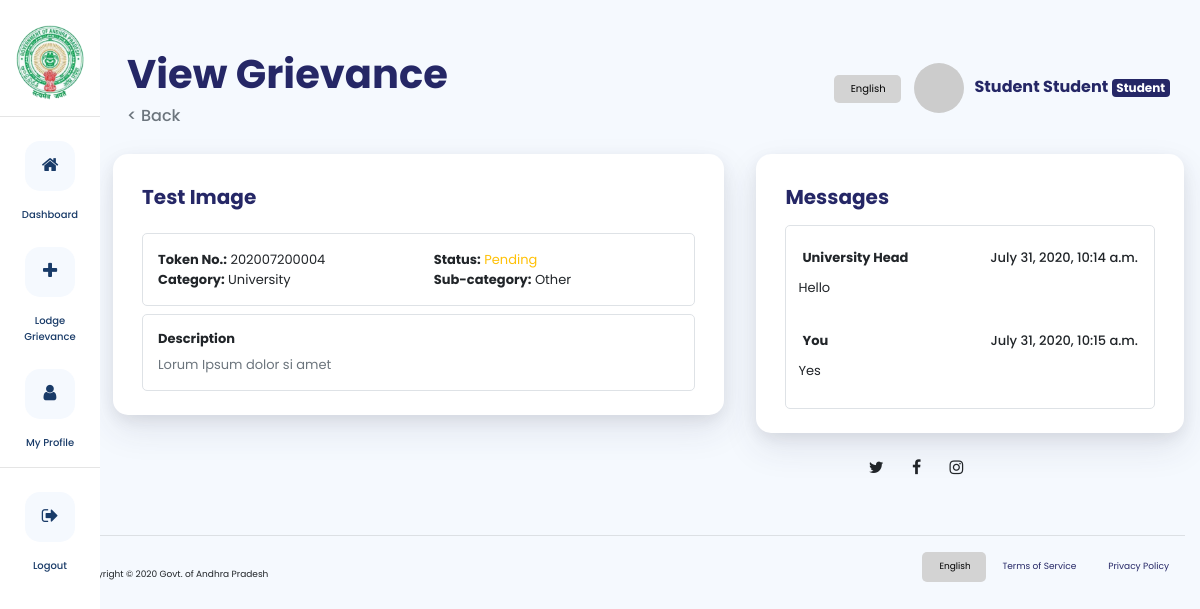
The app's page /dashboard/view/grievance/202007200004/ (signed in), older data.
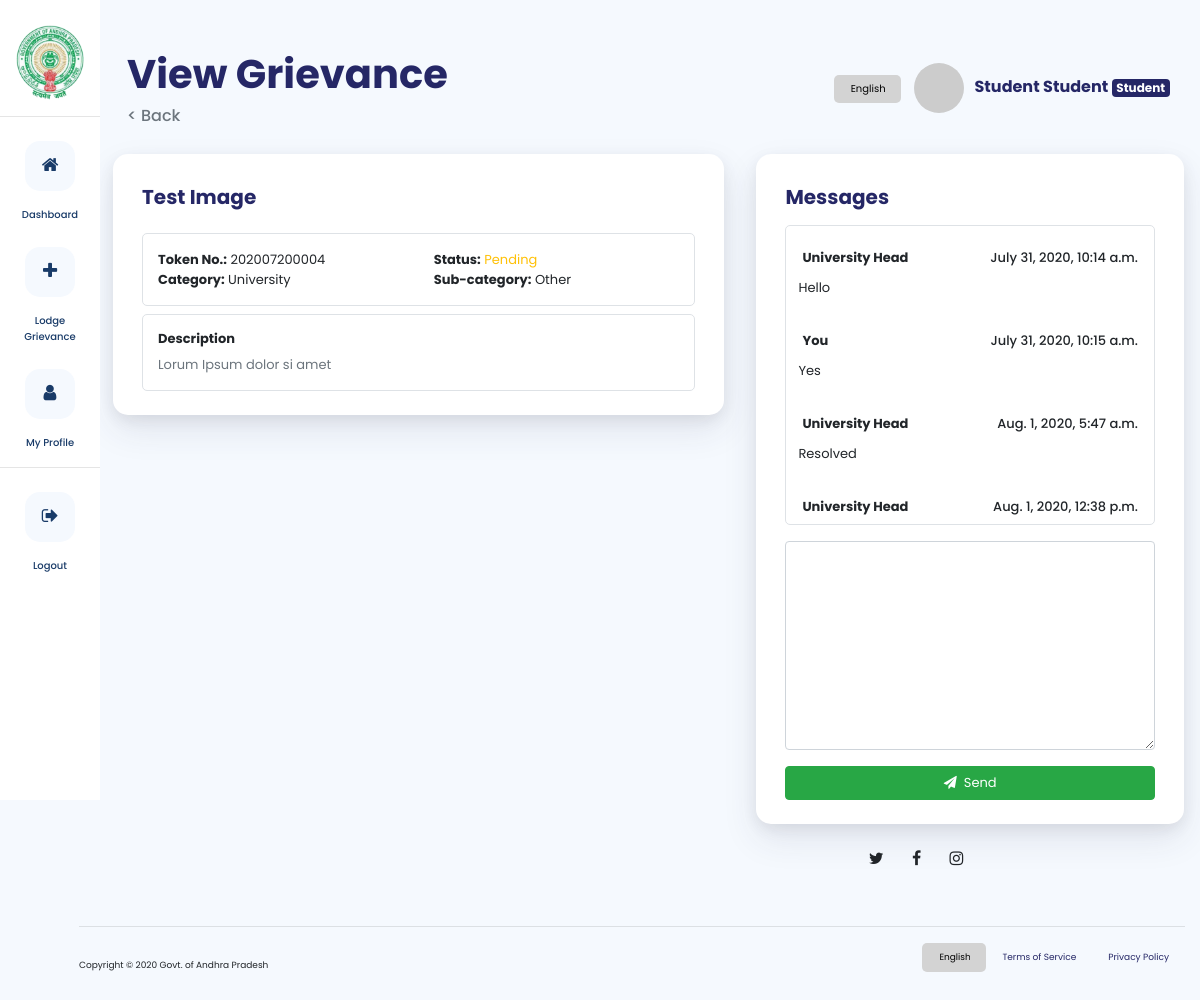
The same page, newer data.
### accounts/models.py (models this page shows, shortened)
class User(DesignationConstants, AbstractUser):
    first_name = models.CharField(max_length=50)
    last_name = models.CharField(max_length=50)
    designation = models.CharField(max_length=5, choices=DesignationConstants.DESIGNATION_CHOICES)
    REQUIRED_FIELDS = ['first_name', 'last_name']

### studentg/models.py (models this page shows, shortened)
class Grievance(StatusConstants, models.Model):
    user = models.ForeignKey(User, on_delete=models.CASCADE, related_name='grievances')
    date = models.DateField(auto_now_add=True)
    redressal_body = models.ForeignKey(RedressalBody, on_delete=models.CASCADE, related_name='grievances')
    daytoken = models.IntegerField()
    last_update = models.DateField(auto_now=True)
    status = models.PositiveSmallIntegerField(choices=StatusConstants.STATUS_CHOICES, default=StatusConstants.REVIEW)
    message = models.TextField(max_length=1000)
    subject = models.CharField(max_length=255)
    image = models.ImageField(null=True, blank=True, upload_to='images/')
    UNIVERSITY = 1
    INSTITUTE = 2
    DEPARTMENT = 3
    CATEGORY_CHOICES = [
        (UNIVERSITY, 'University'),
        (INSTITUTE, 'Institute'),
        (DEPARTMENT, 'Department'),
    ]
    category = models.PositiveSmallIntegerField(choices=CATEGORY_CHOICES)
    sub_category = models.ForeignKey(SubCategory, on_delete=models.CASCADE)
    class Meta:
        unique_together = (("date", "daytoken"),)
        ordering = ['-last_update']
    def token(self):
        return self.date.strftime('%Y%m%d') + str(self.daytoken).zfill(4)
    def status_html_class(self):
        return self.STATUS_COLORS[self.status]
    @classmethod
    def get_from_token(cls, token):
        date = datetime.datetime.strptime(token[:-4], "%Y%m%d").date()
        daytoken = int(token[-4:])
        try:
            grievance = cls.objects.get(date=date, daytoken=daytoken)
        except cls.DoesNotExist:
            grievance = None
        return grievance

class Reply(models.Model):
    user = models.ForeignKey(User, on_delete=models.CASCADE)
    grievance = models.ForeignKey(Grievance, on_delete=models.CASCADE, related_name='reply')
    date_time = models.DateTimeField(auto_now_add=True)
    message = models.TextField(max_length=1000)
    class Meta:
        ordering = ['date_time']
        verbose_name_plural = "Replies"

### redressal/models.py (models this page shows, shortened)
class SubCategory(models.Model):
    sub_type = models.CharField(max_length=255)
    LOW = 0
    HIGH = 1
    PRIORITY_CHOICES = [
        (LOW, 'Low'),
        (HIGH, 'High'),
    ]
    priority = models.PositiveSmallIntegerField(choices=PRIORITY_CHOICES, default=LOW)
    redressal_body = models.ForeignKey(RedressalBody, on_delete=models.CASCADE, related_name='subcategories')
    class Meta:
        unique_together = (("sub_type", "redressal_body"),)
        verbose_name_plural = "Sub categories"

### studentg/views.py (the view, shortened to what this page needs)
# urls.py: path('view/grievance/<token>/', views.ViewGrievance.as_view(), name="view_grievance"),
@method_decorator(login_required, name="dispatch")
@method_decorator(is_owner_of_grievance(raise_denied=True), name="dispatch")
class ViewGrievance(View):
    template_name = 'studentg/view_grievance.html'
    def get(self, request, *args, **kwargs):
        context = self.get_context_data(**kwargs)
        grievance = context['grievance']
        replies = context['replies']
        last_reply = replies.last()
        if last_reply and self.request.user != last_reply.user and grievance.status not in [Grievance.RESOLVED, Grievance.REJECTED]:
            reply_form = NewReplyForm()
            context['reply_form'] = reply_form
        return render(request, self.template_name, context)
    def get_context_data(self, **kwargs):
        context = {}
        grievance = Grievance.get_from_token(kwargs['token'])
        if not grievance:
            raise Http404()
        replies = Reply.objects.filter(grievance=grievance)
        context['grievance'] = grievance
        context['replies'] = replies
        return context

### templates/studentg/view_grievance.html (shortened to what this page needs)
{% extends 'studentg/dashboard_base.html' %}
{% load widget_tweaks %}
{% block page_heading %}View Grievance{% endblock page_heading %}
{% block page_content %}
    <div class="container mt-3 pl-lg-5">
        <div class="row">
            <div class="col-lg-7 col-12 px-lg-3 ">
                <div class="card-custom mt-2 mt-lg-0 help-card pb-4">
                    <div class="row justify-content-between align-items-center mx-1">
                        <div class="">
                            <h5 class="my-3 card-custom-title" style="">{{ grievance.subject }}</h5>
                        </div>
                    </div>
                    <div class="row justify-content-between align-items-center py-3 mx-1 mt-2"
                         style="border: 1px solid #dee2e6; border-radius: 5px">
                        <div class="col">
                            <div class="row">
                                <div class="col-12 col-lg-6">
                                    <p><b>Token No.:</b> {{ grievance.token }}</p>
                                </div>
                                <div class="col">
                                    <p><b>Status:</b><span class="{{ grievance.status_html_class }}">
                                        {{ grievance.get_status_display }}</span></p>
                                </div>
                                <div class="col-12 col-lg-6">
                                    <p><b>Category:</b> {{ grievance.get_category_display }}</p>
                                </div>
                                <div class="col">
                                    <p><b>Sub-category:</b> {{ grievance.sub_category.sub_type }}</p>
                                </div>
                            </div>
                        </div>
                    </div>
                    <div class="row justify-content-between align-items-center py-3 mx-1 mt-2"
                         style="border: 1px solid #dee2e6; border-radius: 5px">
                        <div class="col">
                            <h6 class="font-weight-bold">Description</h6>
                            <p class="text-muted">
                                {{ grievance.message }}
                            </p>
                        </div>
                    </div>
                </div>
            </div>
            {% if grievance.status != grievance.DRAFT %}
                <div class="col-lg-5 col-12 px-lg-3 ">
                    <div class="card-custom mt-2 mt-lg-0 help-card pb-4">
                        <div class="row justify-content-between align-items-center mx-1">
                            <div class="">
                                <h5 class="my-3 card-custom-title" style="">Messages</h5>
                            </div>
                        </div>
                        <div class="row justify-content-between align-items-center mx-1">
                            <div class="col-12">
                                <div class="row justify-content-center">
                                    <div class="col-lg-12 col-12 px-lg-0 order-lg-1 p-0">
                                        <div
                                                style="max-height:300px; overflow-y:scroll; border: 1px solid #dee2e6; border-radius: 5px;">
                                            <table class="table filter-this-table">
                                                <tbody>
                                                {% include "includes/iterate_replies.html" %}
                                                </tbody>
                                            </table>
                                        </div>
                                    </div>
                                </div>
                                {% if reply_form %}
                                    <form method="post">
                                        {% include "includes/reply_form.html" %}
                                        <div class="row" style="text-align: center" class=" mb-3 ">
                                            <button type="submit" class="btn btn-success" style="width: 100%"><i
                                                    class="fa fa-paper-plane"
                                                    aria-hidden="true"></i> &nbsp;Send
                                            </button>
                                        </div>
                                    </form>
                                {% endif %}
                            </div>
                        </div>
                    </div>
                </div>
            {% endif %}
        </div>
    </div>
{% endblock page_content %}

### templates/studentg/dashboard_base.html (shortened to what this page needs)
{% load static %}
{% load gravatar %}
<!DOCTYPE html>
<html lang="en">
<head>
    <link href="{% static 'assets/css/custom-css/index.css' %}" rel="stylesheet"/>
    <link rel="stylesheet" href="https://stackpath.bootstrapcdn.com/bootstrap/4.4.1/css/bootstrap.min.css"
>
    <link href="{% static 'assets/css/font-awesome.min.css' %}" rel="stylesheet"/>
</head>
<body class="landing-page pl-lg-5 ml-lg-3"
      style="background-color: #f5f9fe">
<div class="partials_sidebar_import d-none d-lg-block">
    {% include "studentg/includes/partial_sidebar.html" %}
</div>
<div class="container pl-lg-5 mt-4 mt-lg-0 mb-2">
    <div class="col page-title mt-5 mt-lg-0" style="padding-top: 50px; padding-bottom: 5px;">
        <div class="row align-items-center" align="center">
            <div class="col">
                <h1 class="font-weight-bold" style="color:#252766; text-align: left">{% block page_heading %}{% endblock page_heading %}</h1>
                <h6 href="grievances_list.html" class="text-muted" style="text-align: left; cursor: pointer"
                    onClick="javascript:history.go(-1)" class="text-muted">< Back</h6>
            </div>
            <div class="col justify-content-end d-none d-lg-block">
                <h6 class="font-weight-bold" style="color:#252766; text-align: end">
                    <select onchange="doGTranslate(this);" style="border-radius: 5px; font-size: x-small; padding: 8px 16px !important; ::ms-expand{ display: none}; -webkit-appearance: none;
    -moz-appearance: none;
    text-indent: 1px;
    text-overflow: ''; border: none; cursor: pointer;background-color: lightgrey; color:black">
                        <option class="lang notranslate" value="en|en">English</option>
                    </select>
                    <img src="{{ request.user|gravatar }}" class="profile-pic-dashboard" height="50">
                    {{ request.user.first_name }} {{ request.user.last_name }}
                    <span class="badge badge-secondary"
                          style="background-color:#252766">{{ request.user.get_designation_display }}</span>
                </h6>
            </div>
        </div>
    </div>
</div>
{% block page_content %}
{% endblock page_content %}
<div class="partials_footer">
    {% include "includes/partial_footer.html" %}
</div>
</body>
</html>

### templates/includes/iterate_replies.html (shortened to what this page needs)
{% for reply in replies %}
<tr>
    <td style="vertical-align: middle; border-top: none !important;" colspan="1">
        <table class="table filter-this-table mb-0">
            <tr>
                <td style="padding: 4px; border-top: none !important;">
                    <h6 class="my-2 font-weight-bold">{% if reply.user == request.user %}
                        You
                        {% else %}
                        {{ reply.user.get_designation_display }}
                        {% endif %}</h6>
                </td>
                <td style="padding: 4px; text-align: right; border-top: none !important;">
                    <h6 class="my-2">{{ reply.date_time }}</h6>
                </td>
            </tr>
        </table>
        <p>
            {{ reply.message }}
        </p>
    </td>
</tr>
{% endfor %}

Row changes from the older to the newer data that the page shows:
added Reply: user.designation "University Head", date_time "Aug. 1, 2020, 5:47 a.m.", message "Resolved"
added Reply: user.designation "University Head", date_time "Aug. 1, 2020, 12:38 p.m."
Text that changed along with them:
text now shown: "Send"
